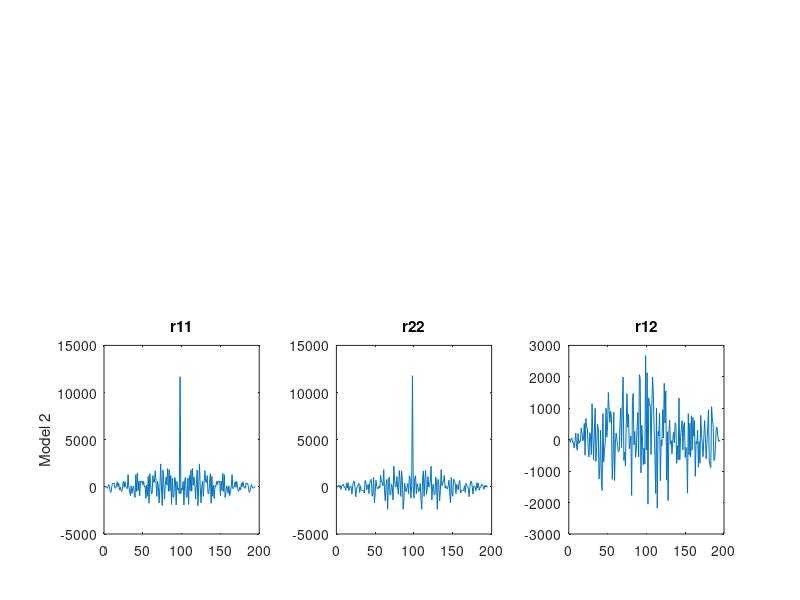

MATLAB code for this plot:
clear all
load('robotMes.mat');
%part b
dt=1;
%Phi
Phi=[1,1,0;
   0,1,0;
   0,0,1];
%Deterministic input
U=[0;
   0;
   0];
%Matrix multiplying the noise
Gamma=[0;
   0.1;
   0];
%Observation model
H=[1,0,0;
   -1,0,1];
%Measurement noise covariance
R=[10 0; 0 10];
%Initial guess, estimated from the first two data points of y1
%xhat=[y(1,1),(y(1,2)-y(1,1))/dt,y(1,1)+y(2,1)]';
xhat=[y(1,1),0.8,y(1,1)+y(2,1)]';
%P=[R(1,1) 0 0;
%  0 2*R(1,1)/dt^2 0;
%  0 0 R(1,1)+R(2,2)];
P=[R(1,1) 0 0;
  0 0.01 0;
  0 0 R(1,1)+R(2,2)];

%time vector
t_Rec=[2:length(y)];
xhat_Rec(:,1)=xhat; % <- 1 corresponds to t=2
p11_Rec(1)=P(1,1);     % <- 1 corresponds to t=2
p33_Rec(1)=P(3,3);     % <- 1 corresponds to t=2
p22_Rec(1)=P(2,2);     % <- 1 corresponds to t=2
sumErr=0;
sumErrW=0;
sumLogErr=0;
for t=3:length(y),
  xhatP=Phi*xhat+U;
  PP=Phi*P*Phi'+Gamma*Gamma';
  K=PP*H'*inv(H*PP*H'+R);
  ym=[y(1,t);
      y(2,t)];
  res=(ym-H*xhatP);
  res1_Rec(t-2)=res(1);
  res2_Rec(t-2)=res(2);
  xhat=xhatP+K*res;
  sumErr=sumErr+res'*res;
  sumErrW=sumErrW+res'*inv(H*PP*H'+R)*res;
  sumLogErr=sumLogErr+res'*inv(H*PP*H'+R)*res+det(H*PP*H'+R);
  P=(eye(3,3)-K*H)*PP; 
  xhat_Rec(:,t-1)=xhat; % <- corresponds to t after update
  p11_Rec(t-1)=P(1,1);     %<- corresponds to t after update
  p33_Rec(t-1)=P(3,3);     %<- corresponds to t after update
  p22_Rec(t-1)=P(2,2);     %<- corresponds to t after update
end
MeanSqError=sumErr/length(res1_Rec)
MeanSqWError=sumErrW/length(res1_Rec)
MeanLogError=sumLogErr/length(res1_Rec)
mean(res1_Rec)
mean(res2_Rec)
figure(1)
xcorr_res1=xcorr(res1_Rec,res1_Rec);
subplot(2,3,4),plot(xcorr_res1),title('r11'),ylabel('Model 2');
xcorr_res2=xcorr(res2_Rec,res2_Rec);
subplot(2,3,5),plot(xcorr_res2),title('r22');
xcorr_res12=xcorr(res1_Rec,res2_Rec);
subplot(2,3,6),plot(xcorr_res12),title('r12');
